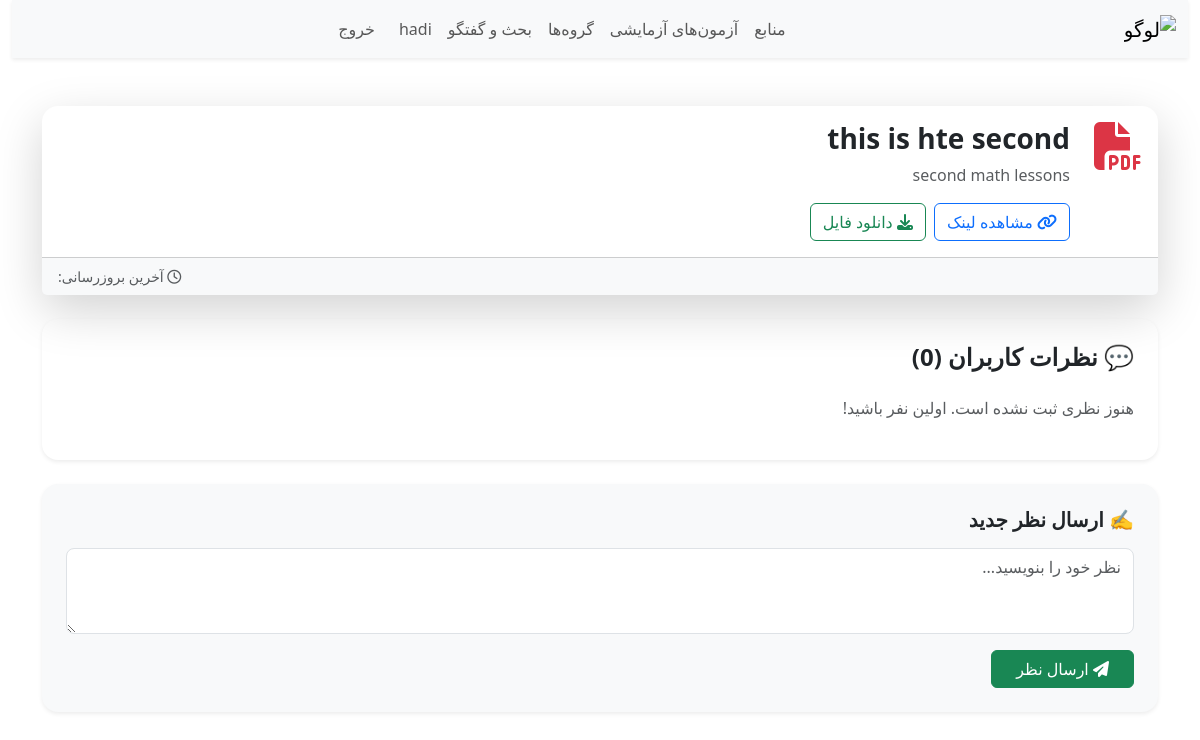
The page /resources/resources/2/ (signed in) on the database as committed earlier.
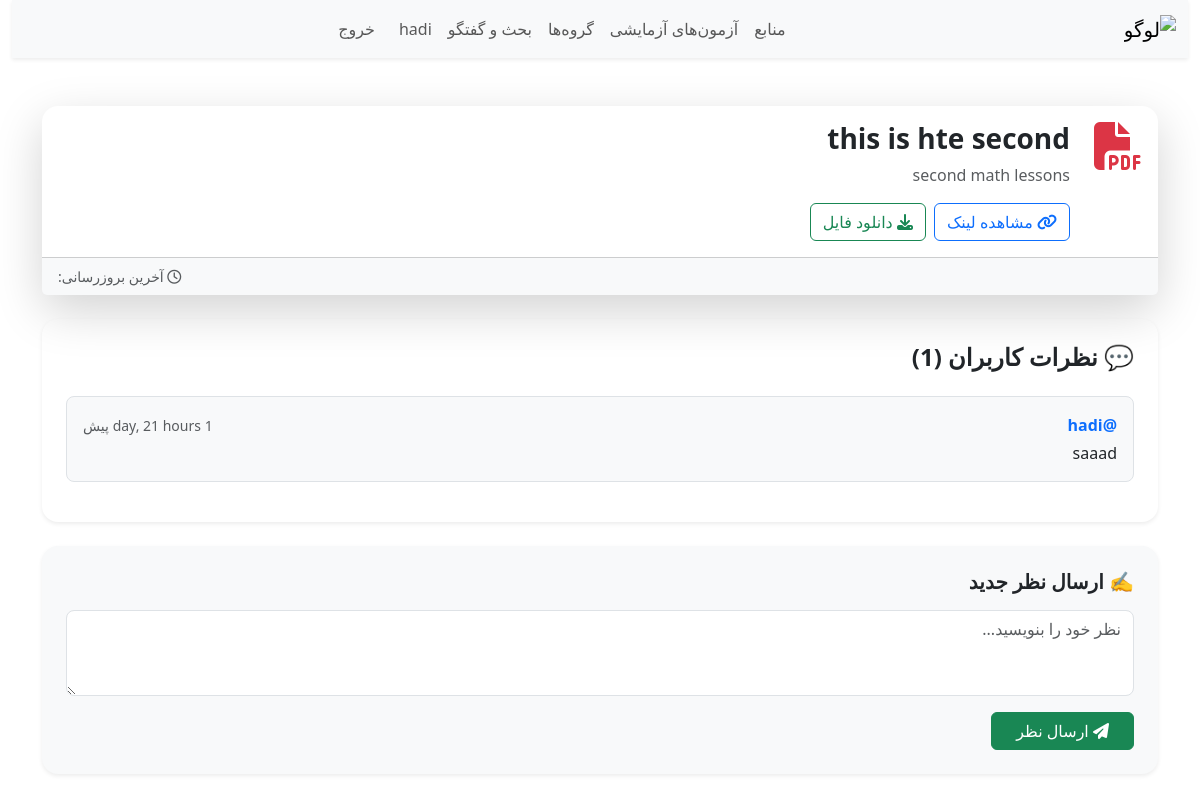
The same page on the database as committed later.
### resources_app/models.py (models this page shows, shortened)
class ResourceComment(models.Model):
    resource = models.ForeignKey(ShareResource, on_delete=models.CASCADE, related_name="comments", verbose_name="منبع")
    user = models.ForeignKey(User, on_delete=models.CASCADE, verbose_name="کاربر")
    content = models.TextField(verbose_name="متن نظر")
    created_at = models.DateTimeField(auto_now_add=True, verbose_name="تاریخ ایجاد")

### resources_app/views.py (the view)
# urls.py: path("resources/<int:pk>/", views.resource_detail, name="resource_detail"),
@login_required
def resource_detail(request, pk):
    resource = get_object_or_404(ShareResource, pk=pk)
    comments = resource.comments.all().order_by('-created_at')
    if request.method == "POST":
        content = request.POST.get("content")
        if content.strip():
            ResourceComment.objects.create(resource=resource, user=request.user, content=content)
        return redirect("resources_app:resource_detail", pk=pk)
    context = {
        "resource": resource,
        "comments": comments,
    }
    return render(request, "resources_app/pages/resource_detail.html", context)

### resources_app/models.py (called while the page is built)
    def get_file_icon(self):
        if self.file:
            ext = os.path.splitext(self.file.name)[1].lower()
            return FILE_ICONS.get(ext, "fa-file text-gray-400")
        return "fa-link text-blue-400"

### resources_app/templates/resources_app/pages/resource_detail.html (shortened to what this page needs)
{% include 'includes/header.html' %}
{% block content %}
<div class="container py-5">
  <div class="card border-0 shadow-lg rounded-4 mb-4">
    <div class="card-body d-flex flex-column flex-md-row align-items-start gap-4">
      <div class="text-center text-md-start">
        <i class="fa-solid {{ resource.get_file_icon }} text-primary fa-3x"></i>
      </div>
      <div class="flex-grow-1">
        <h3 class="fw-bold mb-2">{{ resource.title }}</h3>
        <p class="text-muted mb-3">{{ resource.description|default:"بدون توضیحات" }}</p>
        <div class="d-flex flex-wrap gap-2">
          {% if resource.link %}
          <a href="{{ resource.link }}" target="_blank" class="btn btn-outline-primary">
            <i class="fa-solid fa-link"></i> مشاهده لینک
          </a>
          {% endif %}
          {% if resource.file %}
          <a href="{{ resource.file.url }}" download class="btn btn-outline-success">
            <i class="fa-solid fa-download"></i> دانلود فایل
          </a>
          {% endif %}
        </div>
      </div>
    </div>
    <div class="card-footer bg-light small text-muted text-end">
      <i class="fa-regular fa-clock"></i> آخرین بروزرسانی: {{ resource.updated_at|date:"Y/m/d H:i" }}
    </div>
  </div>
  <div class="bg-white p-4 shadow-sm rounded-4 mb-4">
    <h4 class="fw-semibold mb-4">
      💬 نظرات کاربران ({{ comments|length }})
    </h4>
    {% if comments %}
      {% for comment in comments %}
      <div class="border rounded-3 p-3 mb-3 bg-light">
        <div class="d-flex justify-content-between align-items-center mb-1">
          <strong class="text-primary">@{{ comment.user.username }}</strong>
          <small class="text-muted">{{ comment.created_at|timesince }} پیش</small>
        </div>
        <p class="mb-0">{{ comment.content }}</p>
      </div>
      {% endfor %}
    {% else %}
      <p class="text-muted">هنوز نظری ثبت نشده است. اولین نفر باشید!</p>
    {% endif %}
  </div>
  {% if user.is_authenticated %}
  <div class="bg-light p-4 rounded-4 shadow-sm">
    <h5 class="fw-semibold mb-3">✍️ ارسال نظر جدید</h5>
    <form method="post">
      <div class="mb-3">
        <textarea name="content" rows="3" class="form-control rounded-3" placeholder="نظر خود را بنویسید..." required></textarea>
      </div>
      <button type="submit" class="btn btn-success px-4">
        <i class="fa-solid fa-paper-plane"></i> ارسال نظر
      </button>
    </form>
  </div>
  {% else %}
  <div class="alert alert-warning mt-4" role="alert">
    <i class="fa-solid fa-user-lock"></i> برای ارسال نظر باید ابتدا وارد حساب کاربری خود شوید.
  </div>
  {% endif %}
</div>
{% endblock %}

Rows that differ between the two databases and show on the page:
added ResourceComment: user.username "hadi", created_at "1 day, 21 hours", content "saaad"
Other text that changed with them:
{{ comments|length }}: "0" → "1"
text no longer shown: "هنوز نظری ثبت نشده است. اولین نفر باشید!"
